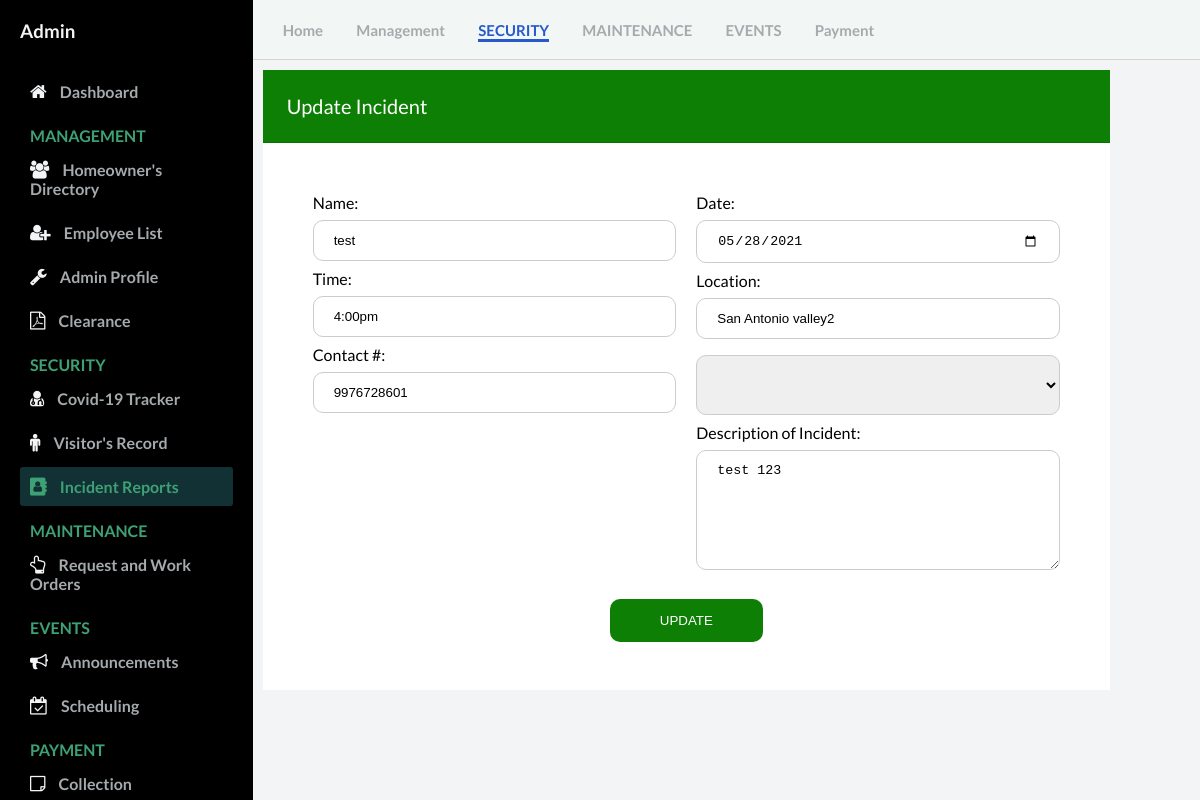
Screenshot of /admin/incident_update.php?edit=1 (signed in) with the database file from the repository.
### tables this page shows
CREATE TABLE `incident` (
  `id` int(11) NOT NULL,
  `name` text NOT NULL,
  `date` varchar(20) NOT NULL,
  `time` varchar(20) NOT NULL,
  `location` text NOT NULL,
  `contact` bigint(11) NOT NULL,
  `description` text NOT NULL
);

### admin/incident_crud.php (called while the page is built, shortened)
<?php
$mysqli = new mysqli('remotemysql.com', 'J5BJ2ZlQGm', 'FYAvWP4mmz', 'J5BJ2ZlQGm') or die(mysqli_error($mysqli));
if (isset($_GET['edit'])){
	$id = $_GET['edit'];
	$query = "SELECT * FROM incident WHERE id=?";
	$stmt=$mysqli->prepare($query);
	$stmt->bind_param("i",$id);
	$stmt->execute();
	$result=$stmt->get_result();
	$row = $result->fetch_assoc();
		$name = $row['name'];
		$date = $row['date'];
		$time = $row['time'];
		$location = $row['location'];
		$contact = $row['contact'];
        $category = $row['category'];
		$description = $row['description'];
}

### admin/incident_update.php (the view, shortened to what this page needs)
<!DOCTYPE html>
<html lang="en">
  <head>
    <link rel="stylesheet" href="https://stackpath.bootstrapcdn.com/font-awesome/4.7.0/css/font-awesome.min.css"/>
    <link rel="stylesheet" href="css/style.css" />
  </head>
  <body id="body">
    <div class="container">
      <nav class="navbar">
        <div class="navbar__left">
          <a href="Dashboard.php">Home</a>
          <a href="User.php">Management</a>
          <a class="active_link" href="covid19_tracker.php">SECURITY</a>
          <a href="work_order.php">MAINTENANCE</a>
          <a href="announcement.php">EVENTS</a>
          <a href="invoice.php">Payment</a>
        </div>
      </nav>
<?php require_once 'incident_crud.php'; ?>
      <main>
        <div class="table_container">
          <div class="card-header" id="user">
            Update Incident
          </div>
          <form action="incident_crud.php" method="post">
              <div class="container_inci">
                <div class="row">
                    <div class="column">
                      <label>Name:</label><span><input type="text" name="name" required="" value="<?php echo $name; ?>"> </span>
                      <label>Time:</label><span><input type="text" name="time" required="" value="<?php echo $time; ?>"></span>
                      <label>Contact #:</label><span><input type="text" name="contact" required="" value="<?php echo $contact; ?>"></span>
                    </div>
                    <div class="column">
                      <label>Date:</label><span><input type="date" name="date" required="" value="<?php echo $date; ?>"></span>
                      <label>Location:</label><span><input  type="text" name="location" required="" value="<?php echo $location; ?>"></span>
                      <select name="category">
                          <option value="<?php echo $category; ?>"><?php echo $category; ?></option>
                          <option value="Environmental Incident">Environmental Incident</option>
                        </select>
                      <label>Description of Incident:</label><span><textarea name="description" required=""><?php echo $description; ?></textarea> </span>
                    </div>
                    <button class="button_emp" type="submit" name="update">UPDATE</button>
                </div>
              </div>
          </form>
        </div>
      </main>
      <div id="sidebar">
        <div class="sidebar__title">
            <h3>Admin</h3>
        </div>
        <div class="sidebar__menu">
          <div class="sidebar__link ">
            <i class="fa fa-home"></i>
            <a href="Dashboard.php">Dashboard</a>
          </div>
          <h2>MANAGEMENT</h2>
          <div class="sidebar__link">
            <i class="fa fa-users" aria-hidden="true"></i>
            <a href="User.php">Homeowner's Directory</a>
          </div>
          <div class="sidebar__link">
            <i class="fa fa-user-plus" aria-hidden="true"></i>
            <a href="employees_record.php">Employee List</a>
          </div>
          <div class="sidebar__link">
            <i class="fa fa-wrench"></i>
            <a href="Admin_profile.php">Admin Profile</a>
          </div>
          <div class="sidebar__link">
            <i class="fa fa-file-pdf-o"></i>
            <a href="residency.php">Clearance</a>
          </div>
          <h2>SECURITY</h2>
          <div class="sidebar__link">
            <i class="fa fa-user-md"></i>
            <a href="covid19_tracker.php">Covid-19 Tracker</a>
          </div>
          <div class="sidebar__link">
            <i class="fa fa-male"></i>
            <a href="visitors_record.php">Visitor's Record</a>
          </div>
          <div class="sidebar__link active_menu_link">
            <i class="fa fa-address-book"></i>
            <a href="incident_record.php">Incident Reports</a>
          </div>
          <h2>MAINTENANCE</h2>
          <div class="sidebar__link ">
            <i class="fa fa-hand-o-up"></i>
            <a href="work_order.php">Request and Work Orders</a>
          </div>
          <h2>EVENTS</h2>
          <div class="sidebar__link ">
            <i class="fa fa-bullhorn"></i>
            <a href="Announcement.php">Announcements</a>
          </div>
          <div class="sidebar__link">
            <i class="fa fa-calendar-check-o"></i>
            <a href="Scheduling.php">Scheduling</a>
          </div>
          <h2>PAYMENT</h2>
          <div class="sidebar__link">
            <i class="fa fa-sticky-note-o"></i>
            <a href="invoice.php">Collection</a>
          </div>
      </div>
    </div>
  </body>
</html>

### admin/css/style.css (style rules this page uses)
* { margin: 0; padding: 0; }
body { font-family: 'Lato', sans-serif; box-sizing: border-box; }
.container { display: grid; height: 100vh; grid-template-columns: 0.8fr 1fr 1fr 1fr; grid-template-rows: 0.2fr 3fr; grid-template-areas: "sidebar nav nav nav" "sidebar main main main" }
.navbar { background: #f2f7f5; grid-area: nav; height: 60px; display: flex; align-items: center; justify-content: space-between; padding: 0 30px 0 30px; border-bottom: 1px solid lightgray; }
.navbar__left > a { margin-right: 30px; text-decoration: none; color: #a5aaad; font-size: 15px; font-weight: 700; }
.navbar__left .active_link { color: #265acc; border-bottom: 3px solid #265acc; padding-bottom: 12 px; }
main { background: #f3f4f6; grid-area: main; overflow-y: auto; }
#sidebar { background: #000000; grid-area: sidebar; overflow-y: auto; padding: 20px; -webkit-transition: all 0.5s; transition: all 0.5s; }
.sidebar__title { display:flex; justify-content: space-between; align-items: center; color: #f3f4f6; margin-bottom: 30px; }
.sidebar__menu > h2 { color: #3ea175; font-size: 16px; margin-top: 15px; margin-bottom: 5px; padding: 0 10px; font-weight: 700; }
.sidebar__link { color: #f3f4f6; padding: 10px; border-radius: 3px; margin-bottom: 5px; }
.active_menu_link { background: rgba(62, 161, 171,0.3); color: #3ea175; }
.active_menu_link a { color: #3ea175 !important; }
.sidebar__link > a { text-decoration: none; color: #a5aaad; font-weight: 700; }
.sidebar__link >i { margin-right: 10px; font-size: 18px; }
.card-header { padding: 1.50rem; margin-bottom: 0; background-color: #0D7F05; border-bottom: 1px solid rgba(0, 0, 0, 0.125); color: #ffffff; font-size: 20px; }
.table_container { padding: 90px 90px; margin-right: auto; margin-left: auto; width: fit-content; margin-top: -80px; margin-left: -80px; }
input[type=text] { width: 100%; padding: 7px 20px; margin: 10px 0; display: inline-block; border: 1px solid #ccc; border-radius: 5px; box-sizing: border-box; }
select { width: 100%; padding: 7px 20px; margin: 10px 0; display: inline-block; border: 1px solid #ccc; border-radius: 5px; box-sizing: border-box; font-size: 15px; }
input[type=textarea], textarea { width: 100%; padding: 12px 20px; margin: 8px 0; display: inline-block; border: 1px solid #ccc; box-sizing: border-box; border-radius: 10px; height: 120px; }
input[type=text], input[type=password], input[type=date], input[type=time] { width: 100%; padding: 12px 20px; margin: 8px 0; display: inline-block; border: 1px solid #ccc; box-sizing: border-box; border-radius: 10px; }
* { box-sizing: border-box; }
.column { float: left; width: 50%; padding: 10px; }
.row:after { content: ""; display: table; clear: both; }
select { width: 100%; padding: 12px 20px; margin: 8px 0; display: inline-block; border: 1px solid #ccc; box-sizing: border-box; border-radius: 10px; height: 60px; }
.button_emp { background-color: #0D7F05; color: white; padding: 14px 20px; margin: 8px 0; border: none; width: 20%; border-radius: 10px; cursor: pointer; margin-left: 40%; }
.dropdown-content a, { color: black; padding: 12px 16px; text-decoration: none; display: block; }
.container_inci { width: 100%; padding-top: 20px; padding: 40px; margin: auto; background-color: white; }

### rows the page displays
incident: name "test", time "4:00pm", contact "9976728601", date "05/28/2021", location "San Antonio valley2", description "test 123"
